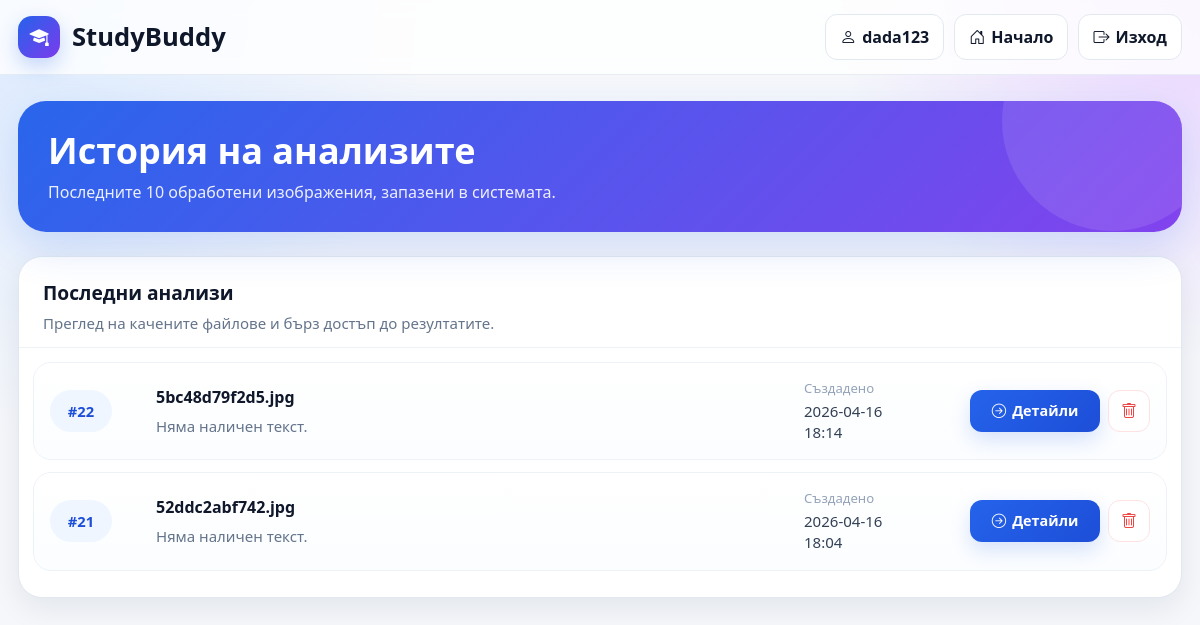
Screenshot of /history (signed in) with the database file from the repository.
### tables this page shows
CREATE TABLE users (
        id INTEGER PRIMARY KEY AUTOINCREMENT,
        username TEXT UNIQUE,
        password TEXT,           -- за демо: plain (в реален проект -> хеш)
        role TEXT                -- 'admin' или 'user'
    );

CREATE TABLE analyses (
        id INTEGER PRIMARY KEY AUTOINCREMENT,
        image_name TEXT,
        ocr_text TEXT,
        summary TEXT,
        simplified TEXT,
        created_at TEXT
    , user_id INTEGER);

### app.py (the view)
@app.route("/history")
@login_required
def history():
    items = list_analyses_for_user(session["user_id"])
    return render_template("history.html", items=items, is_admin=is_admin(), user=current_user())

### app.py (called while the page is built)
def is_admin():
    return session.get("role") == "admin"

def is_logged_in():
    return session.get("user_id") is not None

def current_user():
    user_id = session.get("user_id")
    return get_user_by_id(user_id) if user_id else None

def login_required(f):
    @wraps(f)
    def wrapper(*args, **kwargs):
        if not is_logged_in():
            flash("Трябва първо да влезеш в профила си.", "warning")
            return redirect(url_for("login"))
        return f(*args, **kwargs)
    return wrapper

### db_logic.py (called while the page is built)
def _connect():
    conn = sqlite3.connect(DB_PATH)
    conn.row_factory = sqlite3.Row
    return conn

def get_user_by_id(user_id):
    conn = _connect()
    c = conn.cursor()
    c.execute("SELECT * FROM users WHERE id = ?", (user_id,))
    row = c.fetchone()
    conn.close()
    return dict(row) if row else None

def list_analyses_for_user(user_id, limit=200):
    conn = _connect()
    c = conn.cursor()
    c.execute("SELECT * FROM analyses WHERE user_id = ? ORDER BY id DESC LIMIT ?", (user_id, limit))
    rows = [dict(r) for r in c.fetchall()]
    conn.close()
    return rows

### templates/history.html (shortened to what this page needs)
<!doctype html>
<html lang="bg">
<head>
  <link href="https://cdn.jsdelivr.net/npm/bootstrap@5.3.2/dist/css/bootstrap.min.css" rel="stylesheet">
  <link href="https://cdn.jsdelivr.net/npm/bootstrap-icons@1.11.3/font/bootstrap-icons.css" rel="stylesheet">
</head>
<body>
  <div class="topbar">
    <div class="topbar-inner">
      <a class="brand" href="{{ url_for('index') }}">
        <span class="brand-badge"><i class="bi bi-mortarboard-fill"></i></span>
        <span>StudyBuddy</span>
      </a>
      <div class="top-actions">
        {% if user %}
          <span class="btn-soft">
            <i class="bi bi-person"></i>
            {{ user.username }}
          </span>
          <a class="btn-soft" href="{{ url_for('index') }}">
            <i class="bi bi-house-door"></i>
            Начало
          </a>
          <a class="btn-soft" href="{{ url_for('logout') }}">
            <i class="bi bi-box-arrow-right"></i>
            Изход
          </a>
        {% endif %}
      </div>
    </div>
  </div>
  <div class="container-main">
    <section class="hero-mini">
      <h1>История на анализите</h1>
      <p>Последните 10 обработени изображения, запазени в системата.</p>
    </section>
    <section class="history-panel">
      <div class="history-header">
        <div class="history-title">Последни анализи</div>
        <p class="history-subtitle">Преглед на качените файлове и бърз достъп до резултатите.</p>
      </div>
      {% if not items %}
        <div class="empty-state">
          Все още няма записи в историята.
        </div>
      {% else %}
        <div class="history-list">
          {% for it in items %}
            <div class="history-item">
              <div>
                <span class="history-id">#{{ it.id }}</span>
              </div>
              <div>
                <div class="file-name">{{ it.image_name }}</div>
                <div class="file-preview">
                  {{ it.summary_preview or (it.ocr_preview or 'Няма наличен текст.') }}
                </div>
              </div>
              <div class="date-box">
                <span class="date-label">Създадено</span>
                {% if it.created_at %}
                  {{ it.created_at[:10] }}<br>
                  {{ it.created_at[11:16] }}
                {% else %}
                  —
                {% endif %}
              </div>
              <div class="action-btns">
                <a class="btn-details" href="{{ url_for('show_analysis', analysis_id=it.id) }}">
                  <i class="bi bi-arrow-right-circle"></i> Детайли
                </a>
                <form action="{{ url_for('delete_user_analysis', analysis_id=it.id) }}" method="POST" onsubmit="return confirm('Наистина ли искаш да изтриеш този анализ?');">
                  <button type="submit" class="btn-delete" title="Изтрий">
                    <i class="bi bi-trash"></i>
                  </button>
                </form>
              </div>
            </div>
          {% endfor %}
        </div>
      {% endif %}
    </section>
  </div>
</body>
</html>

### templates/history.html (style rules this page uses)
:root { --sb-bg: #f5f7fb; --sb-card: #ffffff; --sb-primary: #2563eb; --sb-primary-dark: #1d4ed8; --sb-text: #0f172a; --sb-muted: #64748b; --sb-border: #e2e8f0; --sb-soft: #eff6ff; --sb-shadow: 0 10px 30px rgba(15, 23, 42, 0.08); }
* { box-sizing: border-box; }
body { background: radial-gradient(circle at top left, #dbeafe 0%, transparent 30%), radial-gradient(circle at top right, #e9d5ff 0%, transparent 25%), var(--sb-bg); color: var(--sb-text); min-height: 100vh; }
.container-main { max-width: 1220px; margin: 0 auto; padding: 0 18px 40px; }
.topbar { position: sticky; top: 0; z-index: 50; backdrop-filter: blur(10px); background: rgba(255,255,255,0.8); border-bottom: 1px solid rgba(226,232,240,0.8); }
.topbar-inner { max-width: 1220px; margin: 0 auto; padding: 14px 18px; display: flex; justify-content: space-between; align-items: center; gap: 16px; }
.brand { display: flex; align-items: center; gap: 12px; font-weight: 800; font-size: 1.6rem; color: var(--sb-text); text-decoration: none; }
.brand-badge { width: 42px; height: 42px; border-radius: 14px; background: linear-gradient(135deg, var(--sb-primary), #7c3aed); color: #fff; display: grid; place-items: center; box-shadow: 0 8px 20px rgba(37,99,235,0.25); font-size: 1.2rem; }
.top-actions { display: flex; align-items: center; gap: 10px; flex-wrap: wrap; }
.btn-soft { background: #fff; border: 1px solid var(--sb-border); color: var(--sb-text); border-radius: 12px; padding: 10px 14px; font-weight: 600; text-decoration: none; display: inline-flex; align-items: center; gap: 6px; }
.hero-mini { margin-top: 26px; margin-bottom: 24px; background: linear-gradient(135deg, rgba(37,99,235,0.98), rgba(124,58,237,0.95)); color: #fff; border-radius: 28px; padding: 28px 30px; box-shadow: 0 16px 40px rgba(37,99,235,0.18); position: relative; overflow: hidden; }
.hero-mini::before { content: ""; position: absolute; width: 220px; height: 220px; border-radius: 50%; top: -90px; right: -40px; background: rgba(255,255,255,0.10); }
.hero-mini h1 { font-size: clamp(1.8rem, 3vw, 2.4rem); font-weight: 800; margin-bottom: 8px; position: relative; z-index: 1; }
.hero-mini p { margin: 0; color: rgba(255,255,255,0.90); font-size: 1rem; position: relative; z-index: 1; }
.history-panel { background: var(--sb-card); border: 1px solid var(--sb-border); border-radius: 24px; box-shadow: var(--sb-shadow); overflow: hidden; }
.history-header { padding: 22px 24px 12px; border-bottom: 1px solid #eef2f7; }
.history-title { font-size: 1.2rem; font-weight: 800; margin-bottom: 4px; }
.history-subtitle { color: var(--sb-muted); font-size: 0.94rem; margin-bottom: 0; }
.history-list { padding: 14px; }
.history-item { display: grid; grid-template-columns: 90px 1fr 150px 180px; gap: 16px; align-items: center; padding: 16px; border: 1px solid #edf2f7; border-radius: 18px; background: linear-gradient(180deg, #ffffff 0%, #fbfdff 100%); margin-bottom: 12px; transition: transform 0.18s ease, box-shadow 0.18s ease, border-color 0.18s ease; }
.history-id { display: inline-flex; align-items: center; justify-content: center; min-width: 62px; padding: 10px 12px; border-radius: 999px; background: #eff6ff; color: #1d4ed8; font-weight: 800; font-size: 0.92rem; }
.file-name { font-weight: 700; font-size: 1rem; margin-bottom: 6px; color: #0f172a; word-break: break-word; }
.file-preview { color: #64748b; font-size: 0.94rem; line-height: 1.5; display: -webkit-box; -webkit-line-clamp: 2; -webkit-box-orient: vertical; overflow: hidden; max-width: 100%; }
.date-box { color: #334155; font-size: 0.94rem; line-height: 1.4; white-space: nowrap; }
.date-label { color: #94a3b8; font-size: 0.82rem; margin-bottom: 4px; display: block; }
.action-btns { display: flex; gap: 8px; }
.btn-details { flex: 1; display: inline-flex; align-items: center; justify-content: center; background: linear-gradient(135deg, var(--sb-primary), var(--sb-primary-dark)); color: #fff; border: none; border-radius: 12px; padding: 10px 12px; font-weight: 700; text-decoration: none; box-shadow: 0 8px 20px rgba(37,99,235,0.18); gap: 6px; font-size: 0.9rem; }
.btn-delete { width: 42px; height: 42px; display: inline-flex; align-items: center; justify-content: center; background: #fff; color: #ef4444; border: 1px solid #fee2e2; border-radius: 12px; transition: all 0.2s; }

### rows the page displays
users: username "dada123"
analyses: id "22", image_name "5bc48d79f2d5.jpg", summary_preview "Няма наличен текст.", created_at "2026-04-16", created_at "18:14"
analyses: id "21", image_name "52ddc2abf742.jpg", summary_preview "Няма наличен текст.", created_at "2026-04-16", created_at "18:04"
